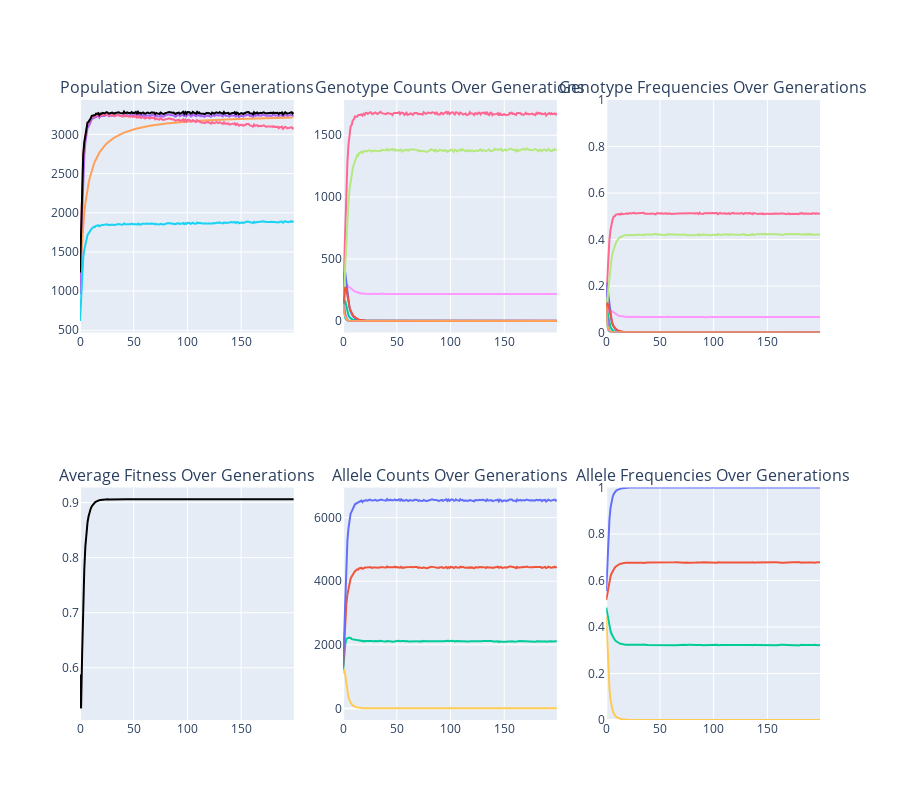

The cell this chart's notebook holds for it:
### Code cell
# 2 loci with 2 alleles each (Not HW equilibrium)

generations=200
growth_rate=1
drift=0.1
mutation_rate=0.0001
carrying_capacity = 3600
bottleneck_yr=None
bottleneck_pop=None
covariance=-0.5

genotype_data = {
    (('A1', 'A1'), ('B1', 'B1')): {'Nm': 100, 'Nf' : 100, 'fitness' : uniform(0, 1)},
    (('A1', 'A1'), ('B1', 'B2')): {'Nm': 100, 'Nf' : 100, 'fitness' : uniform(0, 1)},
    (('A1', 'A1'), ('B2', 'B2')): {'Nm': 100, 'Nf' : 100, 'fitness' : uniform(0, 1)},
    (('A1', 'A2'), ('B1', 'B1')): {'Nm': 100, 'Nf' : 100, 'fitness' : uniform(0, 1)},
    (('A1', 'A2'), ('B1', 'B2')): {'Nm': 100, 'Nf' : 100, 'fitness' : uniform(0, 1)},
    (('A1', 'A2'), ('B2', 'B2')): {'Nm': 100, 'Nf' : 100, 'fitness' : uniform(0, 1)},
    (('A2', 'A2'), ('B1', 'B1')): {'Nm': 100, 'Nf' : 100, 'fitness' : uniform(0, 1)},
    (('A2', 'A2'), ('B1', 'B2')): {'Nm': 100, 'Nf' : 100, 'fitness' : uniform(0, 1)},
    (('A2', 'A2'), ('B2', 'B2')): {'Nm': 100, 'Nf' : 100, 'fitness' : uniform(0, 1)},
}

mutations = [{('A1', 'A2'): 0.0, ('A2', 'A1'): 0.0,},
             {('B1', 'B2'): 0.0, ('B2', 'B1'): 0.0}]

pop_gen(
    generations,
    genotype_data,
    growth_rate,
    carrying_capacity,
    drift,
    mutation_rate,
    bottleneck_yr,
    bottleneck_pop,
    covariance,
)

### Figure 1 — Plotly figure (JSON) as saved in the notebook; plotly's stock layout.template omitted (floating-point values rounded to 4 significant figures; data arrays with more than 128 entries replaced by an {"elided": "..."} marker saying what was removed)
{"data": [{"hoverinfo": "text", "line": {"color": "#AB63FA"}, "mode": "lines", "name": "Ne (Sex Ratios)", "showlegend": false, "text": {"elided": "200 str values"}, "type": "scatter", "x": {"elided": "200 int values"}, "xaxis": "x", "y": {"elided": "200 float values"}, "yaxis": "y"}, {"hoverinfo": "text", "line": {"color": "#FFA15A"}, "mode": "lines", "name": "Ne (Size Variation)", "showlegend": false, "text": {"elided": "199 str values"}, "type": "scatter", "x": {"elided": "199 int values"}, "xaxis": "x", "y": {"elided": "199 float values"}, "yaxis": "y"}, {"hoverinfo": "text", "line": {"color": "#19D3F3"}, "mode": "lines", "name": "Ne (Allele Variation)", "showlegend": false, "text": {"elided": "200 str values"}, "type": "scatter", "x": {"elided": "200 int values"}, "xaxis": "x", "y": {"elided": "200 float values"}, "yaxis": "y"}, {"hoverinfo": "text", "line": {"color": "#FF6692"}, "mode": "lines", "name": "Ne (Inbreeding)", "showlegend": false, "text": {"elided": "200 str values"}, "type": "scatter", "x": {"elided": "200 int values"}, "xaxis": "x", "y": {"elided": "200 float values"}, "yaxis": "y"}, {"hoverinfo": "text", "line": {"color": "black"}, "mode": "lines", "name": "N", "showlegend": false, "text": {"elided": "200 str values"}, "type": "scatter", "x": {"elided": "200 int values"}, "xaxis": "x", "y": {"elided": "200 int values"}, "yaxis": "y"}, {"hoverinfo": "text", "line": {"color": "#FF97FF"}, "mode": "lines", "name": "A1A1, B1B1", "showlegend": false, "text": {"elided": "200 str values"}, "type": "scatter", "x": {"elided": "200 int values"}, "xaxis": "x2", "y": {"elided": "200 int values"}, "yaxis": "y2"}, {"hoverinfo": "text", "line": {"color": "#00CC96"}, "mode": "lines", "name": "A1A1, B1B2", "showlegend": false, "text": {"elided": "200 str values"}, "type": "scatter", "x": {"elided": "200 int values"}, "xaxis": "x2", "y": {"elided": "200 int values"}, "yaxis": "y2"}, {"hoverinfo": "text", "line": {"color": "#19D3F3"}, "mode": "lines", "name": "A1A1, B2B2", "showlegend": false, "text": {"elided": "200 str values"}, "type": "scatter", "x": {"elided": "200 int values"}, "xaxis": "x2", "y": {"elided": "200 int values"}, "yaxis": "y2"}, {"hoverinfo": "text", "line": {"color": "#FF6692"}, "mode": "lines", "name": "A1A2, B1B1", "showlegend": false, "text": {"elided": "200 str values"}, "type": "scatter", "x": {"elided": "200 int values"}, "xaxis": "x2", "y": {"elided": "200 int values"}, "yaxis": "y2"}, {"hoverinfo": "text", "line": {"color": "#636EFA"}, "mode": "lines", "name": "A1A2, B1B2", "showlegend": false, "text": {"elided": "200 str values"}, "type": "scatter", "x": {"elided": "200 int values"}, "xaxis": "x2", "y": {"elided": "200 int values"}, "yaxis": "y2"}, {"hoverinfo": "text", "line": {"color": "#AB63FA"}, "mode": "lines", "name": "A1A2, B2B2", "showlegend": false, "text": {"elided": "200 str values"}, "type": "scatter", "x": {"elided": "200 int values"}, "xaxis": "x2", "y": {"elided": "200 int values"}, "yaxis": "y2"}, {"hoverinfo": "text", "line": {"color": "#B6E880"}, "mode": "lines", "name": "A2A2, B1B1", "showlegend": false, "text": {"elided": "200 str values"}, "type": "scatter", "x": {"elided": "200 int values"}, "xaxis": "x2", "y": {"elided": "200 int values"}, "yaxis": "y2"}, {"hoverinfo": "text", "line": {"color": "#EF553B"}, "mode": "lines", "name": "A2A2, B1B2", "showlegend": false, "text": {"elided": "200 str values"}, "type": "scatter", "x": {"elided": "200 int values"}, "xaxis": "x2", "y": {"elided": "200 int values"}, "yaxis": "y2"}, {"hoverinfo": "text", "line": {"color": "#FFA15A"}, "mode": "lines", "name": "A2A2, B2B2", "showlegend": false, "text": {"elided": "200 str values"}, "type": "scatter", "x": {"elided": "200 int values"}, "xaxis": "x2", "y": {"elided": "200 int values"}, "yaxis": "y2"}, {"hoverinfo": "text", "line": {"color": "#FF97FF"}, "mode": "lines", "name": "A1A1, B1B1", "showlegend": false, "text": {"elided": "200 str values"}, "type": "scatter", "x": {"elided": "200 int values"}, "xaxis": "x3", "y": {"elided": "200 float values"}, "yaxis": "y3"}, {"hoverinfo": "text", "line": {"color": "#00CC96"}, "mode": "lines", "name": "A1A1, B1B2", "showlegend": false, "text": {"elided": "200 str values"}, "type": "scatter", "x": {"elided": "200 int values"}, "xaxis": "x3", "y": {"elided": "200 float values"}, "yaxis": "y3"}, {"hoverinfo": "text", "line": {"color": "#19D3F3"}, "mode": "lines", "name": "A1A1, B2B2", "showlegend": false, "text": {"elided": "200 str values"}, "type": "scatter", "x": {"elided": "200 int values"}, "xaxis": "x3", "y": {"elided": "200 float values"}, "yaxis": "y3"}, {"hoverinfo": "text", "line": {"color": "#FF6692"}, "mode": "lines", "name": "A1A2, B1B1", "showlegend": false, "text": {"elided": "200 str values"}, "type": "scatter", "x": {"elided": "200 int values"}, "xaxis": "x3", "y": {"elided": "200 float values"}, "yaxis": "y3"}, {"hoverinfo": "text", "line": {"color": "#636EFA"}, "mode": "lines", "name": "A1A2, B1B2", "showlegend": false, "text": {"elided": "200 str values"}, "type": "scatter", "x": {"elided": "200 int values"}, "xaxis": "x3", "y": {"elided": "200 float values"}, "yaxis": "y3"}, {"hoverinfo": "text", "line": {"color": "#AB63FA"}, "mode": "lines", "name": "A1A2, B2B2", "showlegend": false, "text": {"elided": "200 str values"}, "type": "scatter", "x": {"elided": "200 int values"}, "xaxis": "x3", "y": {"elided": "200 float values"}, "yaxis": "y3"}, {"hoverinfo": "text", "line": {"color": "#B6E880"}, "mode": "lines", "name": "A2A2, B1B1", "showlegend": false, "text": {"elided": "200 str values"}, "type": "scatter", "x": {"elided": "200 int values"}, "xaxis": "x3", "y": {"elided": "200 float values"}, "yaxis": "y3"}, {"hoverinfo": "text", "line": {"color": "#EF553B"}, "mode": "lines", "name": "A2A2, B1B2", "showlegend": false, "text": {"elided": "200 str values"}, "type": "scatter", "x": {"elided": "200 int values"}, "xaxis": "x3", "y": {"elided": "200 float values"}, "yaxis": "y3"}, {"hoverinfo": "text", "line": {"color": "#FFA15A"}, "mode": "lines", "name": "A2A2, B2B2", "showlegend": false, "text": {"elided": "200 str values"}, "type": "scatter", "x": {"elided": "200 int values"}, "xaxis": "x3", "y": {"elided": "200 float values"}, "yaxis": "y3"}, {"hoverinfo": "text", "line": {"color": "black"}, "mode": "lines", "name": "Average Fitness", "showlegend": false, "text": {"elided": "200 str values"}, "type": "scatter", "x": {"elided": "200 int values"}, "xaxis": "x4", "y": {"elided": "200 float values"}, "yaxis": "y4"}, {"hoverinfo": "text", "line": {"color": "#00CC96"}, "mode": "lines", "name": "A1", "showlegend": false, "text": {"elided": "200 str values"}, "type": "scatter", "x": {"elided": "200 int values"}, "xaxis": "x5", "y": {"elided": "200 int values"}, "yaxis": "y5"}, {"hoverinfo": "text", "line": {"color": "#EF553B"}, "mode": "lines", "name": "A2", "showlegend": false, "text": {"elided": "200 str values"}, "type": "scatter", "x": {"elided": "200 int values"}, "xaxis": "x5", "y": {"elided": "200 int values"}, "yaxis": "y5"}, {"hoverinfo": "text", "line": {"color": "#636EFA"}, "mode": "lines", "name": "B1", "showlegend": false, "text": {"elided": "200 str values"}, "type": "scatter", "x": {"elided": "200 int values"}, "xaxis": "x5", "y": {"elided": "200 int values"}, "yaxis": "y5"}, {"hoverinfo": "text", "line": {"color": "#FECB52"}, "mode": "lines", "name": "B2", "showlegend": false, "text": {"elided": "200 str values"}, "type": "scatter", "x": {"elided": "200 int values"}, "xaxis": "x5", "y": {"elided": "200 int values"}, "yaxis": "y5"}, {"hoverinfo": "text", "line": {"color": "#00CC96"}, "mode": "lines", "name": "A1", "showlegend": false, "text": {"elided": "200 str values"}, "type": "scatter", "x": {"elided": "200 int values"}, "xaxis": "x6", "y": {"elided": "200 float values"}, "yaxis": "y6"}, {"hoverinfo": "text", "line": {"color": "#EF553B"}, "mode": "lines", "name": "A2", "showlegend": false, "text": {"elided": "200 str values"}, "type": "scatter", "x": {"elided": "200 int values"}, "xaxis": "x6", "y": {"elided": "200 float values"}, "yaxis": "y6"}, {"hoverinfo": "text", "line": {"color": "#636EFA"}, "mode": "lines", "name": "B1", "showlegend": false, "text": {"elided": "200 str values"}, "type": "scatter", "x": {"elided": "200 int values"}, "xaxis": "x6", "y": {"elided": "200 float values"}, "yaxis": "y6"}, {"hoverinfo": "text", "line": {"color": "#FECB52"}, "mode": "lines", "name": "B2", "showlegend": false, "text": {"elided": "200 str values"}, "type": "scatter", "x": {"elided": "200 int values"}, "xaxis": "x6", "y": {"elided": "200 float values"}, "yaxis": "y6"}], "layout": {"annotations": [{"font": {"size": 16}, "showarrow": false, "text": "Population Size Over Generations", "x": 0.1444, "xanchor": "center", "xref": "paper", "y": 1, "yanchor": "bottom", "yref": "paper"}, {"font": {"size": 16}, "showarrow": false, "text": "Genotype Counts Over Generations", "x": 0.5, "xanchor": "center", "xref": "paper", "y": 1, "yanchor": "bottom", "yref": "paper"}, {"font": {"size": 16}, "showarrow": false, "text": "Genotype Frequencies Over Generations", "x": 0.8556, "xanchor": "center", "xref": "paper", "y": 1, "yanchor": "bottom", "yref": "paper"}, {"font": {"size": 16}, "showarrow": false, "text": "Average Fitness Over Generations", "x": 0.1444, "xanchor": "center", "xref": "paper", "y": 0.375, "yanchor": "bottom", "yref": "paper"}, {"font": {"size": 16}, "showarrow": false, "text": "Allele Counts Over Generations", "x": 0.5, "xanchor": "center", "xref": "paper", "y": 0.375, "yanchor": "bottom", "yref": "paper"}, {"font": {"size": 16}, "showarrow": false, "text": "Allele Frequencies Over Generations", "x": 0.8556, "xanchor": "center", "xref": "paper", "y": 0.375, "yanchor": "bottom", "yref": "paper"}], "height": 800, "hovermode": "closest", "xaxis": {"anchor": "y", "domain": [0, 0.2889]}, "xaxis2": {"anchor": "y2", "domain": [0.3556, 0.6444]}, "xaxis3": {"anchor": "y3", "domain": [0.7111, 1]}, "xaxis4": {"anchor": "y4", "domain": [0, 0.2889]}, "xaxis5": {"anchor": "y5", "domain": [0.3556, 0.6444]}, "xaxis6": {"anchor": "y6", "domain": [0.7111, 1]}, "yaxis": {"anchor": "x", "domain": [0.625, 1]}, "yaxis2": {"anchor": "x2", "domain": [0.625, 1]}, "yaxis3": {"anchor": "x3", "domain": [0.625, 1], "range": [0, 1]}, "yaxis4": {"anchor": "x4", "domain": [0, 0.375]}, "yaxis5": {"anchor": "x5", "domain": [0, 0.375]}, "yaxis6": {"anchor": "x6", "domain": [0, 0.375], "range": [0, 1]}}}
